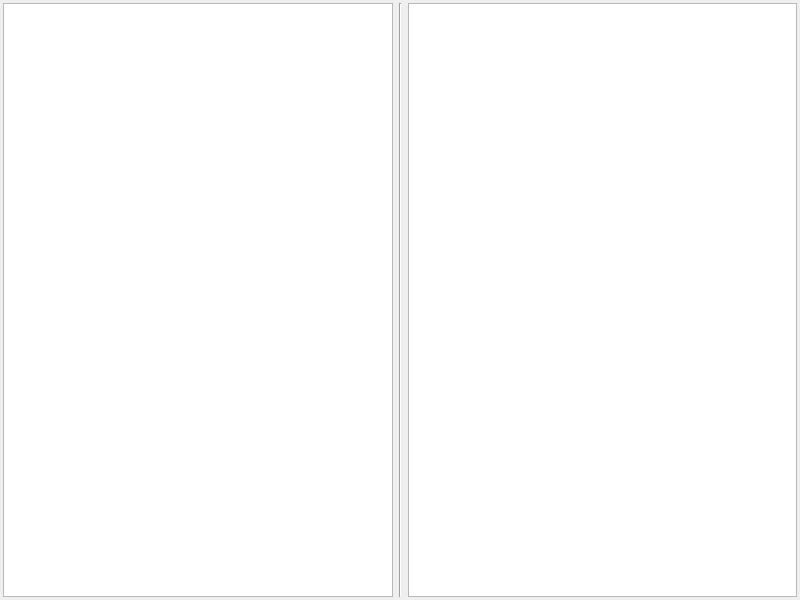
<?xml version="1.0" encoding="UTF-8"?>
<ui version="4.0">
 <class>JsonEditor</class>
 <widget class="QWidget" name="JsonEditor">
  <property name="geometry">
   <rect>
    <x>0</x>
    <y>0</y>
    <width>800</width>
    <height>600</height>
   </rect>
  </property>
  <property name="windowTitle">
   <string>JsonEditor</string>
  </property>
  <layout class="QHBoxLayout" name="horizontalLayout">
   <property name="leftMargin">
    <number>3</number>
   </property>
   <property name="topMargin">
    <number>3</number>
   </property>
   <property name="rightMargin">
    <number>3</number>
   </property>
   <property name="bottomMargin">
    <number>3</number>
   </property>
   <item>
    <widget class="QTextEdit" name="textEdit"/>
   </item>
   <item>
    <widget class="Line" name="line">
     <property name="orientation">
      <enum>Qt::Vertical</enum>
     </property>
    </widget>
   </item>
   <item>
    <widget class="TreeWidget" name="treeView"/>
   </item>
  </layout>
 </widget>
 <customwidgets>
  <customwidget>
   <class>TreeWidget</class>
   <extends>QTreeView</extends>
   <header>TreeWidget.h</header>
  </customwidget>
 </customwidgets>
 <resources/>
 <connections/>
</ui>
